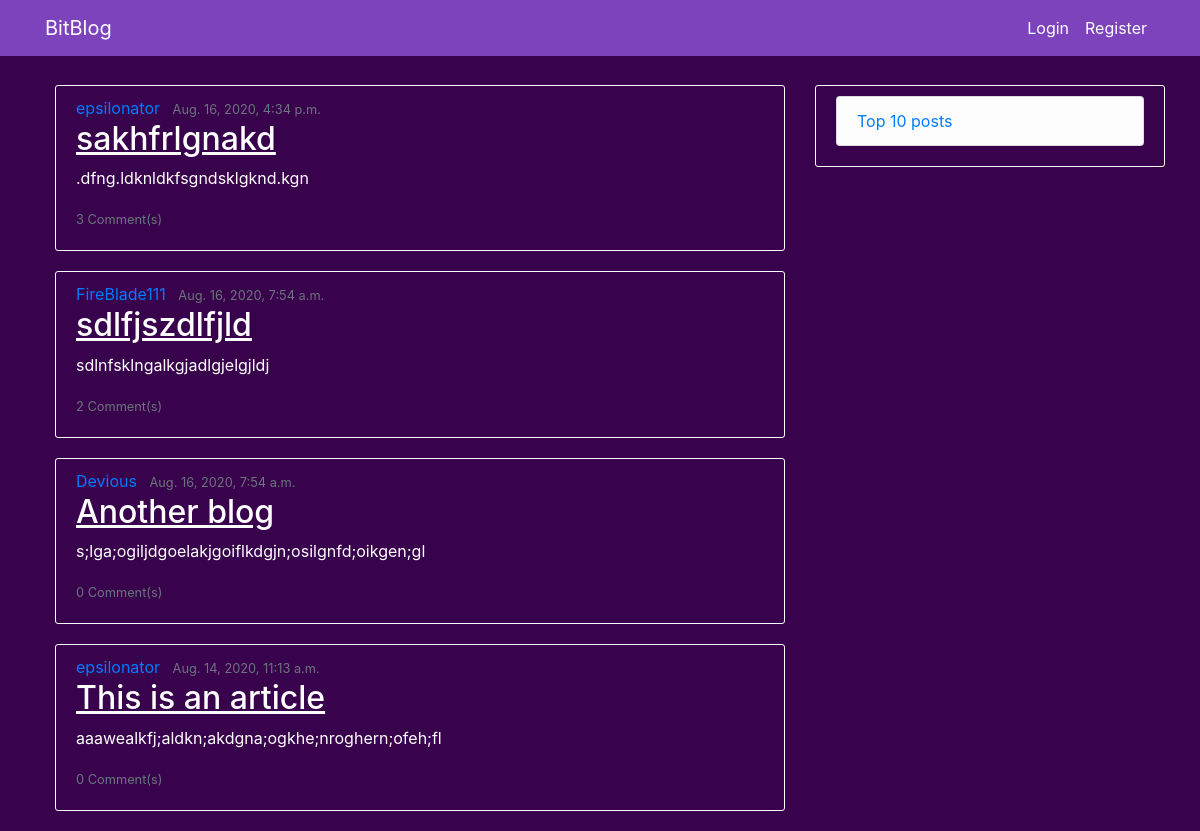
The app's page /, older data.
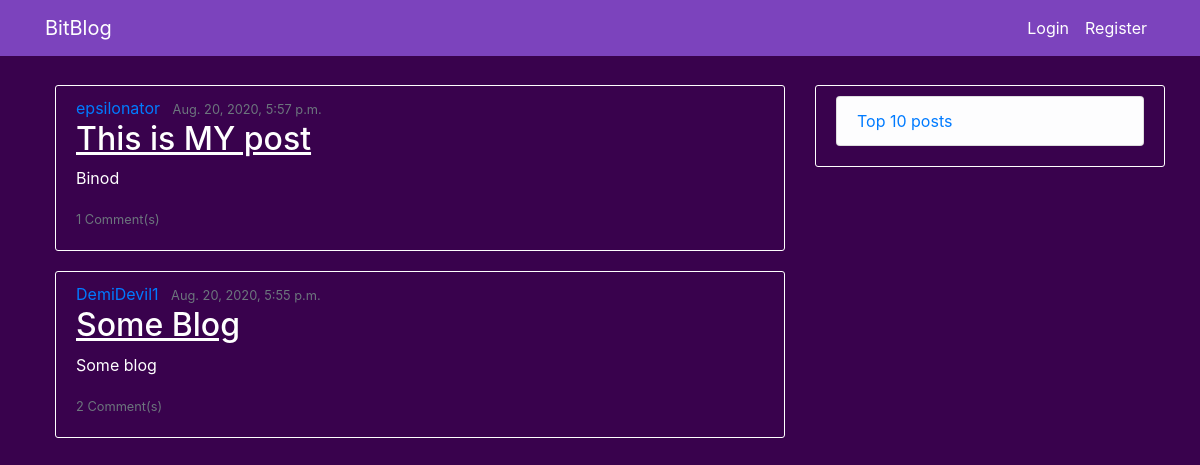
The same page, newer data.
### blog/models.py (models this page shows, shortened)
class BlogPost(models.Model):
	title = models.CharField(max_length = 50)
	content = models.TextField()
	post_date = models.DateTimeField(default = timezone.now)
	author = models.ForeignKey(User, on_delete = models.CASCADE)
	votes = models.IntegerField(default = 0)

### blog/views.py (the view)
# urls.py: path('',  BlogPostListView.as_view(), name = 'blog-home'),
class BlogPostListView(ListView):
	model = BlogPost
	template_name = 'index.html'
	context_object_name = 'posts'
	ordering = ['-post_date']

### blog/templates/index.html
{% extends 'blog/base.html' %}
{% block content %}
	{% for post in posts %}
		<article class="media content-section">
			<div class="media-body">
				<div class="article-metadata">
					<a class="mr-2" href="{% url 'profile' post.author.username %}">{{ post.author }}</a>
					<small class="text-muted">{{ post.post_date }}</small>
				</div>
				<h2><a class="article-title" href="{% url 'post' post.id %}">{{ post.title }}</a></h2>
				<p class="article-content">{{ post.content }}</p>
				<small class="text-muted">{{ post.blogcomment_set.count }} Comment(s)</small>
			</div>
		</article>
	{% endfor %}
{% endblock %}
{% block sidebar %}
	<div class="content-section">
		{% if user.is_authenticated %}
	    	<h3>Welcome {{ user.username }}!</h3>
	    	<ul class="list-group">
	    		<li class="list-group-item list-group-item-light"><a href="">Top 10 posts</a></li>
	        	<li class="list-group-item list-group-item-light"><a href="{% url 'post-create' %}">Create Post</a></li>
	        	<li class="list-group-item list-group-item-light"><a href="{% url 'profile' user.username %}">Check Profile</a></li>
	      	</ul>
      	{% else %}
      		<ul class="list-group">
      			<li class="list-group-item list-group-item-light"><a href="">Top 10 posts</a></li>
      		</ul>
      	{% endif %}
  	</div>
{% endblock %}

### blog/templates/blog/base.html (shortened to what this page needs)
{% load static %}
<!DOCTYPE html>
<html>
<head>
	<link rel="stylesheet" href="https://stackpath.bootstrapcdn.com/bootstrap/4.3.1/css/bootstrap.min.css">
	<link rel="stylesheet" href="{% static 'blog/main.css' %}">
	<header class="site-header">
	 	<nav class="navbar navbar-expand-md navbar-dark bg-steel fixed-top">
	    	<div class="container">
	      		<a class="navbar-brand mr-4" href="/">BitBlog</a>
	      		<div class="collapse navbar-collapse" id="navbarToggle">
	        		{% if user.is_authenticated %}
		        		<div class="navbar-nav">
		          			<a class="nav-item nav-link" href="{% url 'profile' user.username %}">{{ user.username }}</a>
		          			<a class="nav-item nav-link" href="{% url 'logout' %}">Logout</a>
		        		</div>
	        		{% else %}
		        		<div class="navbar-nav">
		          			<a class="nav-item nav-link" href="{% url 'login' %}">Login</a>
		          			<a class="nav-item nav-link" href="{% url 'register' %}">Register</a>
		        		</div>
	        		{% endif %}
	      		</div>
	    	</div>
	  	</nav>
	</header>
</head>
<body>
	<main role = "main" class = "container">
		<div class="row">
			<div class="col-md-8">
				{% block content %}
				{% endblock %}
			</div>
			<div class="col-md-4">
				{% block sidebar %}
				{% endblock %}
			</div>
		</div>
	</main>
</body>
</html>

### blog/static/blog/main.css (style rules this page uses)
body { background-color: #39024d; color: #FFFFFF; margin-left: 20px; padding-top: 65px; }
.bg-steel { background-color: #7c43bd; }
.site-header .navbar-nav .nav-link { color: #ffffff; }
.content-section { padding: 10px 20px 20px 20px; margin-top: 20px; margin-bottom: 20px; border: 1px solid #ffffff; border-radius: 3px; }
.article-title { color: #ffffff; text-decoration: underline; }

Row changes from the older to the newer data that the page shows:
removed BlogPost: author "epsilonator", post_date "Aug. 16, 2020, 4:34 p.m.", title "sakhfrlgnakd", content ".dfng.ldknldkfsgndsklgknd.kgn", blogcomment_set.count "3"
removed BlogPost: author "FireBlade111", post_date "Aug. 16, 2020, 7:54 a.m.", title "sdlfjszdlfjld", content "sdlnfsklngalkgjadlgjelgjldj", blogcomment_set.count "2"
removed BlogPost: author "Devious", post_date "Aug. 16, 2020, 7:54 a.m.", title "Another blog", content "s;lga;ogiljdgoelakjgoiflkdgjn;osilgnfd;oikgen;gl", blogcomment_set.count "0"
changed BlogPost "epsilonator": post_date "Aug. 14, 2020, 11:13 a.m." → "Aug. 20, 2020, 5:57 p.m."; title "This is an article" → "This is MY post"; content "aaawealkfj;aldkn;akdgna;ogkhe;nroghern;ofeh;fl" → "Binod"; blogcomment_set.count "0" → "1"
added BlogPost: author "DemiDevil1", post_date "Aug. 20, 2020, 5:55 p.m.", title "Some Blog", content "Some blog", blogcomment_set.count "2"
